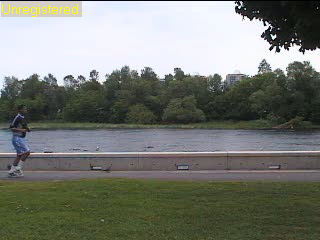
#> input picture Lab 02/images01/park466.bmp, 320 x 240 px
$ jupyter execute Lab_2.ipynb
#> lines starting #> are read from the running program, lines starting #| are printed output that depends on the picture; after the words box and inside, x2 and y2 are one past the last pixel; in counts of white or black regions, pixels touching at a corner belong together
### Import Modules

[cell 1]
import cv2
import numpy as np

### Load Images

[cell 2]
# Read the first image
park1 = cv2.imread('./images01/park466.bmp')
#> park1 is the input picture: shape (240, 320, 3); mean B, G, R 116.3, 123.4, 120.2
park2 = cv2.imread('./images01/park467.bmp')
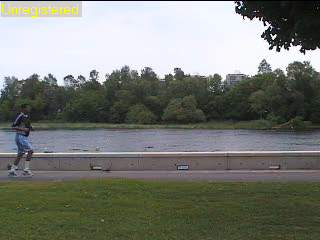
#> input picture Lab 02/images01/park467.bmp, 320 x 240 px
#> park2 is the input picture: shape (240, 320, 3); mean B, G, R 116.4, 123.5, 120.2

car1 = cv2.imread('./images01/Img02_0076.bmp')
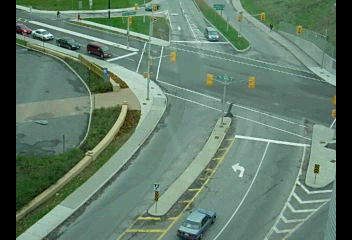
#> input picture Lab 02/images01/Img02_0076.bmp, 352 x 240 px
#> car1 is the input picture: shape (240, 352, 3); mean B, G, R 104.9, 122.1, 96.9
car2 = cv2.imread('./images01/Img02_0077.bmp')
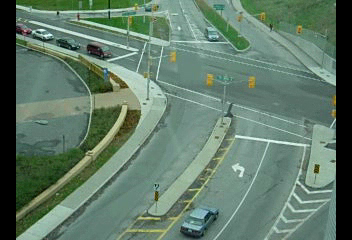
#> input picture Lab 02/images01/Img02_0077.bmp, 352 x 240 px
#> car2 is the input picture: shape (240, 352, 3); mean B, G, R 104.9, 122, 96.8

park1 = cv2.cvtColor(park1, cv2.COLOR_BGR2GRAY)
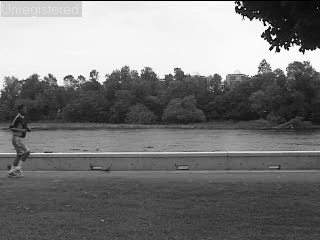
#> park1: shape (240, 320); min 0, max 255, mean 121.7
park2 = cv2.cvtColor(park2, cv2.COLOR_BGR2GRAY)
#> park2: shape (240, 320)

car1 = cv2.cvtColor(car1, cv2.COLOR_BGR2GRAY)
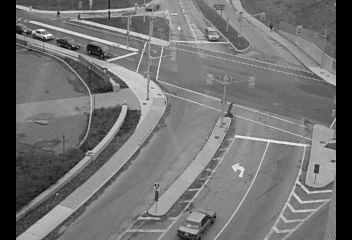
#> car1: shape (240, 352); min 0, max 243, mean 112.6
car2 = cv2.cvtColor(car2, cv2.COLOR_BGR2GRAY)
#> car2: shape (240, 352)

### Detect Motion

[cell 3]
def getDiff(thresh, img1, img2):
#> called with thresh = 16
  height = len(img1)
#> height = 240
  width = len(img2[0])
#> width = 352
  diffImg = np.zeros((height,width))
  for i in range(height):
    for j in range(width):
      diff = abs(int(img1[i][j]) - int(img2[i][j]))
      if diff > thresh:
        diffImg[i,j] = 1
      else:
        diffImg[i,j] = 0
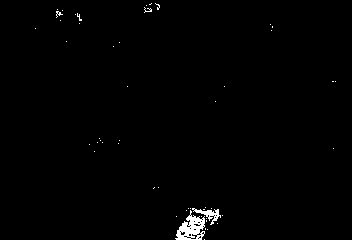
#> diffImg: shape (240, 352) float64; values 0 (black) and 1 (white), 0.9% white; 51 white regions (48 under 20 px), largest, box (x1, y1, x2, y2) and area: (175, 210, 205, 240) 473, (192, 208, 221, 225) 163, (56, 11, 63, 18) 20
  return diffImg

def detectMotion(imageType):
  def onTrackbar(val):
    image = getDiff(val, img1, img2)
    cv2.imshow('window', image)
  def display():
    cv2.namedWindow('window')
    trackbarName = 'Threshold'
    cv2.createTrackbar(trackbarName, 'window' , 16, 255, onTrackbar)
  if imageType == 'park':
    print('park')
    img1 = park1
    img2 = park2
    display()
  elif imageType == 'car':
    img1 = car1
    img2 = car2
    display()
  else:
    print('invalid image type')

  # Wait for the user to press a key, before closing
  cv2.waitKey()
  cv2.destroyAllWindows()

### Detect Car Motion

[cell 4]
detectMotion('car')

### Detect Park Motion

[cell 5]
detectMotion('park')
#> call 2 of getDiff, with thresh = 16
#> in getDiff (call 2), `width = len(img2[0])`: width = 320
#> after the loop in getDiff (call 2), `for i in range(height):`:
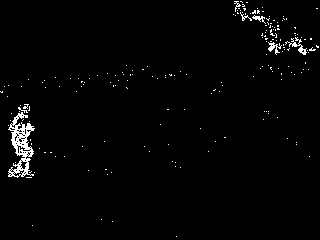
#> diffImg: shape (240, 320) float64; values 0 (black) and 1 (white), 1.8% white in thin lines or dots
